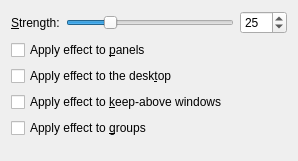
<?xml version="1.0" encoding="UTF-8"?>
<ui version="4.0">
 <class>KWin::DimInactiveEffectConfigForm</class>
 <widget class="QWidget" name="KWin::DimInactiveEffectConfigForm">
  <property name="geometry">
   <rect>
    <x>0</x>
    <y>0</y>
    <width>298</width>
    <height>161</height>
   </rect>
  </property>
  <layout class="QGridLayout" name="gridLayout">
   <item row="1" column="0" colspan="3">
    <widget class="QCheckBox" name="kcfg_DimPanels">
     <property name="text">
      <string>Apply effect to &amp;panels</string>
     </property>
    </widget>
   </item>
   <item row="2" column="0" colspan="3">
    <widget class="QCheckBox" name="kcfg_DimDesktop">
     <property name="text">
      <string>Apply effect to the desk&amp;top</string>
     </property>
    </widget>
   </item>
   <item row="3" column="0" colspan="3">
    <widget class="QCheckBox" name="kcfg_DimKeepAbove">
     <property name="text">
      <string>Apply effect to &amp;keep-above windows</string>
     </property>
    </widget>
   </item>
   <item row="4" column="0" colspan="3">
    <widget class="QCheckBox" name="kcfg_DimGroup">
     <property name="text">
      <string>Apply effect to &amp;groups</string>
     </property>
    </widget>
   </item>
   <item row="0" column="0">
    <widget class="QLabel" name="label">
     <property name="text">
      <string>&amp;Strength:</string>
     </property>
     <property name="buddy">
      <cstring>kcfg_Strength</cstring>
     </property>
    </widget>
   </item>
   <item row="0" column="1">
    <widget class="QSlider" name="kcfg_sliderStrength">
     <property name="minimumSize">
      <size>
       <width>120</width>
       <height>0</height>
      </size>
     </property>
     <property name="minimum">
      <number>1</number>
     </property>
     <property name="maximum">
      <number>100</number>
     </property>
     <property name="value">
      <number>25</number>
     </property>
     <property name="orientation">
      <enum>Qt::Horizontal</enum>
     </property>
    </widget>
   </item>
   <item row="0" column="2">
    <widget class="QSpinBox" name="kcfg_Strength">
     <property name="minimum">
      <number>1</number>
     </property>
     <property name="maximum">
      <number>100</number>
     </property>
     <property name="value">
      <number>25</number>
     </property>
    </widget>
   </item>
   <item row="5" column="0" colspan="3">
    <spacer name="verticalSpacer">
     <property name="orientation">
      <enum>Qt::Vertical</enum>
     </property>
     <property name="sizeHint" stdset="0">
      <size>
       <width>20</width>
       <height>0</height>
      </size>
     </property>
    </spacer>
   </item>
  </layout>
 </widget>
 <tabstops>
  <tabstop>kcfg_sliderStrength</tabstop>
  <tabstop>kcfg_Strength</tabstop>
  <tabstop>kcfg_DimPanels</tabstop>
  <tabstop>kcfg_DimDesktop</tabstop>
  <tabstop>kcfg_DimGroup</tabstop>
 </tabstops>
 <resources/>
 <connections>
  <connection>
   <sender>kcfg_Strength</sender>
   <signal>valueChanged(int)</signal>
   <receiver>kcfg_sliderStrength</receiver>
   <slot>setValue(int)</slot>
   <hints>
    <hint type="sourcelabel">
     <x>288</x>
     <y>29</y>
    </hint>
    <hint type="destinationlabel">
     <x>195</x>
     <y>26</y>
    </hint>
   </hints>
  </connection>
  <connection>
   <sender>kcfg_sliderStrength</sender>
   <signal>valueChanged(int)</signal>
   <receiver>kcfg_Strength</receiver>
   <slot>setValue(int)</slot>
   <hints>
    <hint type="sourcelabel">
     <x>136</x>
     <y>26</y>
    </hint>
    <hint type="destinationlabel">
     <x>288</x>
     <y>29</y>
    </hint>
   </hints>
  </connection>
 </connections>
</ui>
